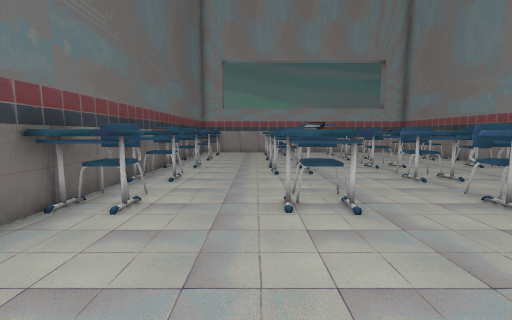
view 1 (above)

17 first-person views from a walk through a scene from a Unity 3-D project. The camera is 1.5 m above the floor, tilts 6° down and sees 90° across. The floor is counted in squares, 1 m on a side. Each view is taken from the middle of a square. On the plan, view 1 faces up. The plan holds only what a view shows up to about 13 squares ahead; the rest is blank. The place goes on beyond the plan. The player character is not drawn. Some animated figures are not drawn.

view 2
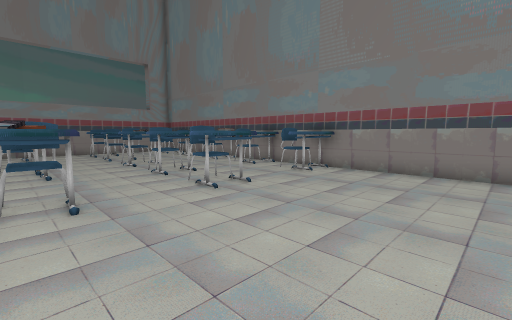

view 3
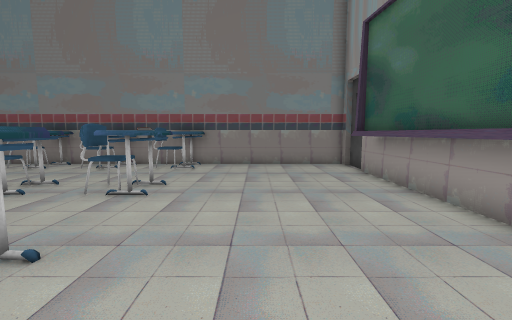

view 4
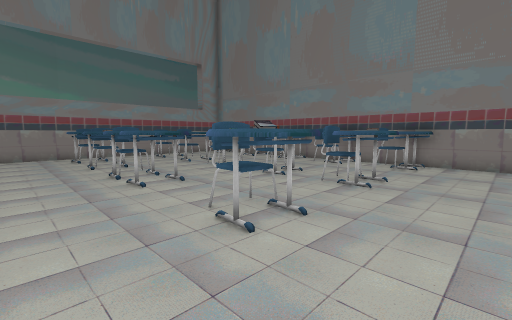

view 5
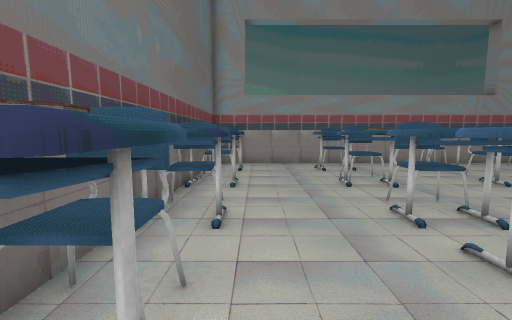

view 6
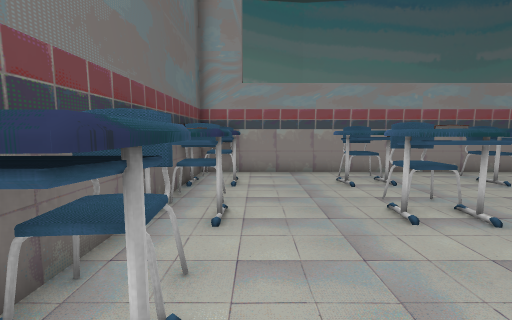

view 7
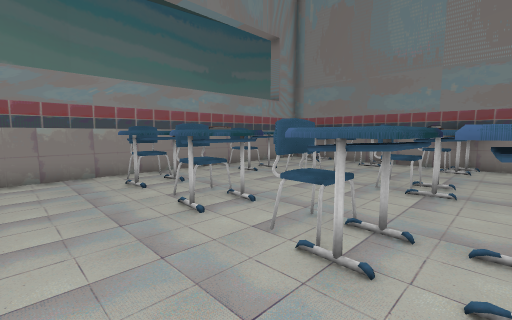

view 8
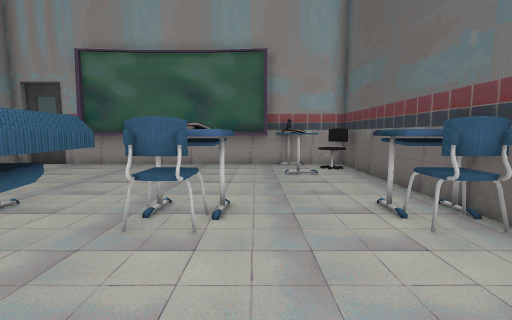

view 9
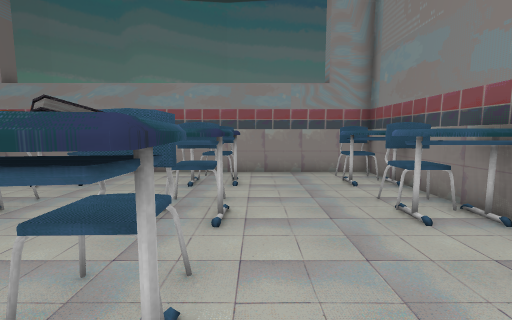

view 10
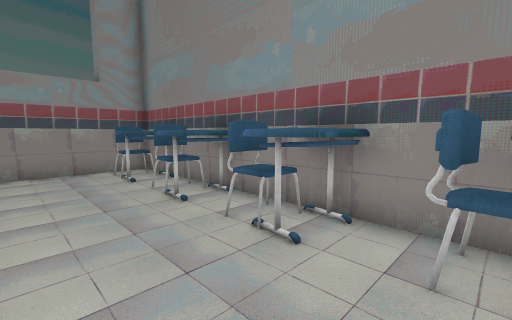

view 11
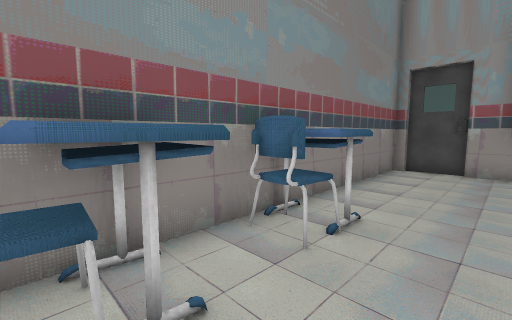

view 12
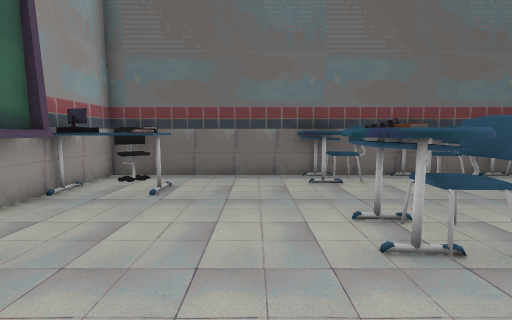

view 13
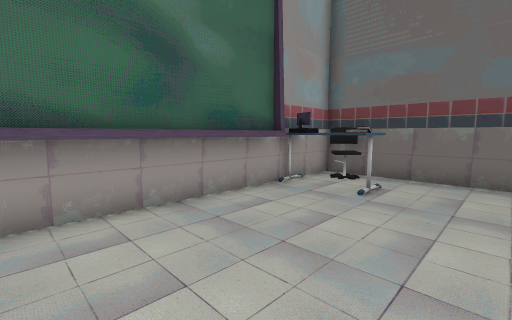

view 14
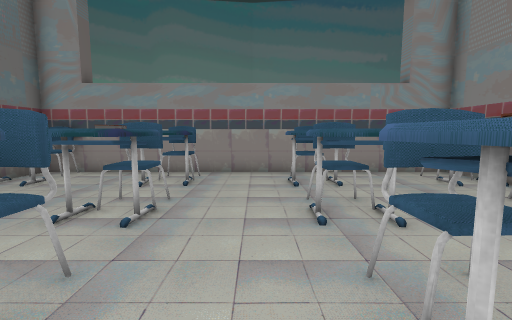

view 15
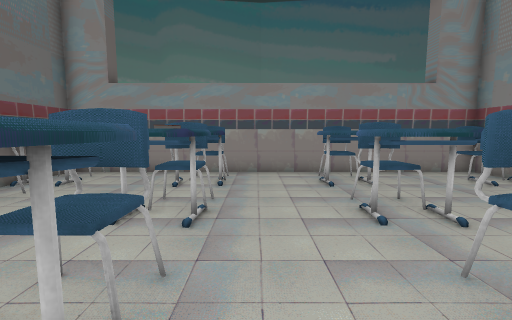

view 16
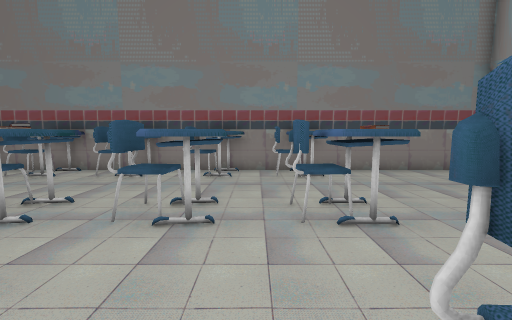

view 17
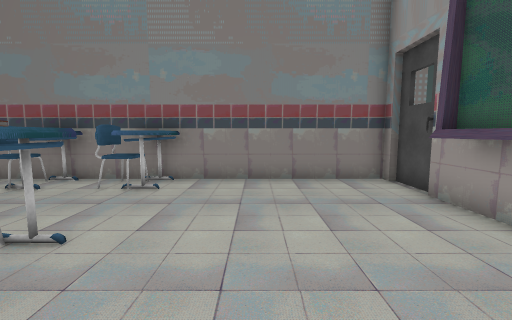

### Floor plan
Ten units are one square. View 1 is at (0, 0); x grows to the right and y downward. Boxes are objects, and circles mark ways between rooms. Rooms are numbered by the first view taken in them; rooms with no view inside come last. Other rooms are left out.
<svg viewBox="-46 -203 164 232">
<path fill="none" stroke="#000" d="M22 -91 6 -89 5 -104M65 -77 50 -77M66 -76 50 -75 49 -89M21 -55 20 -44 5 -45 6 -56 13 -55M18 -55 17 -45M59 -112 54 -113M60 -48 55 -47 54 -50 59 -51M17 -50 9 -49 11 -52M14 -50 11 -46M65 -114 66 -108 51 -106 49 -120M6 -107 6 -115M65 -44 50 -44 50 -56M21 -120 20 -108M65 -139 51 -140M-25 -85 -25 -76 -34 -75M8 -139 8 -144M-28 -82 -33 -81M18 -145 12 -144M-24 -54 -24 -45M111 -74 97 -76 98 -86M20 -149 19 -137M23 -151 22 -137 5 -139 6 -152M66 -150 65 -137 50 -138 51 -152M-26 -115 -25 -107 -33 -107M112 -107 97 -108 98 -114M-34 -55 -26 -55 -27 -45 -40 -45M112 -44 98 -44 98 -55 104 -55M21 -170 6 -168 5 -181M112 -138 97 -138 97 -152M-16 -6 -11 -1M65 -170 51 -170M53 15 79 13M-26 -151 -26 -138 -33 -138M20 15 54 15M-24 -6 -10 -6 -10 18M-5 13 21 15M-4 17 20 19 54 19 77 17M106 -169 97 -169 97 -183M-25 -171 -30 -170M90 24 110 24M26 -198 -41 -198 -41 22 95 22M113 22 113 -198 46 -198M51 -170 51 -182M46 -198 26 -198"/>
<rect x="-35" y="5" width="10" height="10" fill="#bbb"><title>other object</title></rect>
<rect x="-35" y="-65" width="10" height="10" fill="#bbb"><title>other object</title></rect>
<rect x="-35" y="-95" width="10" height="10" fill="#bbb"><title>other object</title></rect>
<rect x="-35" y="-135" width="10" height="20" fill="#bbb"><title>other object</title></rect>
<rect x="-35" y="-165" width="10" height="10" fill="#bbb"><title>other object</title></rect>
<rect x="-35" y="-195" width="10" height="10" fill="#bbb"><title>other object</title></rect>
<rect x="5" y="-65" width="20" height="10" fill="#bbb"><title>other object</title></rect>
<rect x="5" y="-135" width="20" height="20" fill="#bbb"><title>other object</title></rect>
<rect x="5" y="-165" width="20" height="10" fill="#bbb"><title>other object</title></rect>
<rect x="5" y="-195" width="20" height="10" fill="#bbb"><title>other object</title></rect>
<rect x="45" y="-65" width="20" height="10" fill="#bbb"><title>other object</title></rect>
<rect x="45" y="-195" width="20" height="10" fill="#bbb"><title>other object</title></rect>
<rect x="55" y="-95" width="10" height="10" fill="#bbb"><title>other object</title></rect>
<rect x="55" y="-135" width="10" height="20" fill="#bbb"><title>other object</title></rect>
<rect x="55" y="-165" width="10" height="10" fill="#bbb"><title>other object</title></rect>
<rect x="95" y="-65" width="10" height="10" fill="#bbb"><title>other object</title></rect>
<rect x="95" y="-95" width="10" height="10" fill="#bbb"><title>other object</title></rect>
<rect x="95" y="-135" width="10" height="20" fill="#bbb"><title>other object</title></rect>
<rect x="95" y="-165" width="10" height="10" fill="#bbb"><title>other object</title></rect>
<rect x="95" y="-195" width="10" height="10" fill="#bbb"><title>other object</title></rect>
<circle cx="35" cy="-145" r="3" fill="#2a7"/>
<circle cx="55" cy="-160" r="3" fill="#2a7"/>
<circle cx="35" cy="-175" r="3" fill="#2a7"/>
<text x="40" y="-80">1</text>
<text x="30" y="-170">2</text>
<text x="30" y="-190">3</text>
</svg>
Room 1 opens to room 2. Room 2 opens to room 3.

Where each view was taken, in squares from view 1:
view 1: 0 up, 0 right, facing up
view 2: 1 down, 1 right, facing up-right
view 3: 2 up, 1 left, facing right
view 4: 2 up, 2 left, facing up-right
view 5: 7 up, 2 left, facing up
view 6: 10 up, 2 left, facing up
view 7: 10 up, 2 left, facing up-right
view 8: 10 up, 0 right, facing down
view 9: 10 up, 7 right, facing up
view 10: 9 up, 7 right, facing up-right
view 11: 9 up, 8 right, facing down-right
view 12: 3 up, 5 right, facing left
view 13: 3 up, 5 right, facing down-left
view 14: 10 up, 4 right, facing up
view 15: 10 up, 3 right, facing up
view 16: 7 up, 1 right, facing right
view 17: 2 up, 3 right, facing right
